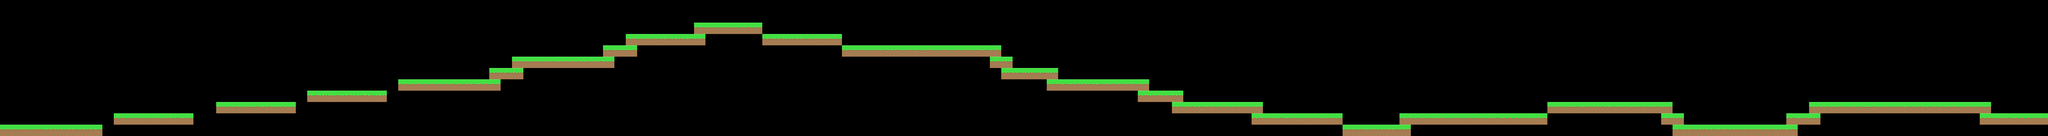

The image is a tile-based game level rendered from a .tmx file. Its description and complete source (layers, tilesets, objects, tile grids) follow:
An orthogonal 180x12 tile map with 128x128 px tiles, 1 tile layer (Tile Layer 1).

<map version="1.2" tiledversion="1.2.5" orientation="orthogonal" renderorder="right-down" width="180" height="12" tilewidth="128" tileheight="128" infinite="0" nextlayerid="2" nextobjectid="1">
 <tileset firstgid="1" source="SpringDirt.tsx" />
 <layer id="1" name="Tile Layer 1" width="180" height="12">
  <data encoding="csv">
0,0,0,0,0,0,0,0,0,0,0,0,0,0,0,0,0,0,0,0,0,0,0,0,0,0,0,0,0,0,0,0,0,0,0,0,0,0,0,0,0,0,0,0,0,0,0,0,0,0,0,0,0,0,0,0,0,0,0,0,0,0,0,0,0,0,0,0,0,0,0,0,0,0,0,0,0,0,0,0,0,0,0,0,0,0,0,0,0,0,0,0,0,0,0,0,0,0,0,0,0,0,0,0,0,0,0,0,0,0,0,0,0,0,0,0,0,0,0,0,0,0,0,0,0,0,0,0,0,0,0,0,0,0,0,0,0,0,0,0,0,0,0,0,0,0,0,0,0,0,0,0,0,0,0,0,0,0,0,0,0,0,0,0,0,0,0,0,0,0,0,0,0,0,0,0,0,0,0,0,
0,0,0,0,0,0,0,0,0,0,0,0,0,0,0,0,0,0,0,0,0,0,0,0,0,0,0,0,0,0,0,0,0,0,0,0,0,0,0,0,0,0,0,0,0,0,0,0,0,0,0,0,0,0,0,0,0,0,0,0,0,0,0,0,0,0,0,0,0,0,0,0,0,0,0,0,0,0,0,0,0,0,0,0,0,0,0,0,0,0,0,0,0,0,0,0,0,0,0,0,0,0,0,0,0,0,0,0,0,0,0,0,0,0,0,0,0,0,0,0,0,0,0,0,0,0,0,0,0,0,0,0,0,0,0,0,0,0,0,0,0,0,0,0,0,0,0,0,0,0,0,0,0,0,0,0,0,0,0,0,0,0,0,0,0,0,0,0,0,0,0,0,0,0,0,0,0,0,0,0,
0,0,0,0,0,0,0,0,0,0,0,0,0,0,0,0,0,0,0,0,0,0,0,0,0,0,0,0,0,0,0,0,0,0,0,0,0,0,0,0,0,0,0,0,0,0,0,0,0,0,0,0,0,0,0,0,0,0,0,0,0,1,1,1,1,1,1,0,0,0,0,0,0,0,0,0,0,0,0,0,0,0,0,0,0,0,0,0,0,0,0,0,0,0,0,0,0,0,0,0,0,0,0,0,0,0,0,0,0,0,0,0,0,0,0,0,0,0,0,0,0,0,0,0,0,0,0,0,0,0,0,0,0,0,0,0,0,0,0,0,0,0,0,0,0,0,0,0,0,0,0,0,0,0,0,0,0,0,0,0,0,0,0,0,0,0,0,0,0,0,0,0,0,0,0,0,0,0,0,0,
0,0,0,0,0,0,0,0,0,0,0,0,0,0,0,0,0,0,0,0,0,0,0,0,0,0,0,0,0,0,0,0,0,0,0,0,0,0,0,0,0,0,0,0,0,0,0,0,0,0,0,0,0,0,0,1,1,1,1,1,1,1,0,0,0,0,0,1,1,1,1,1,1,1,0,0,0,0,0,0,0,0,0,0,0,0,0,0,0,0,0,0,0,0,0,0,0,0,0,0,0,0,0,0,0,0,0,0,0,0,0,0,0,0,0,0,0,0,0,0,0,0,0,0,0,0,0,0,0,0,0,0,0,0,0,0,0,0,0,0,0,0,0,0,0,0,0,0,0,0,0,0,0,0,0,0,0,0,0,0,0,0,0,0,0,0,0,0,0,0,0,0,0,0,0,0,0,0,0,0,
0,0,0,0,0,0,0,0,0,0,0,0,0,0,0,0,0,0,0,0,0,0,0,0,0,0,0,0,0,0,0,0,0,0,0,0,0,0,0,0,0,0,0,0,0,0,0,0,0,0,0,0,0,1,1,1,0,0,0,0,0,0,0,0,0,0,0,0,0,0,0,0,0,0,1,1,1,1,1,1,1,1,1,1,1,1,1,1,0,0,0,0,0,0,0,0,0,0,0,0,0,0,0,0,0,0,0,0,0,0,0,0,0,0,0,0,0,0,0,0,0,0,0,0,0,0,0,0,0,0,0,0,0,0,0,0,0,0,0,0,0,0,0,0,0,0,0,0,0,0,0,0,0,0,0,0,0,0,0,0,0,0,0,0,0,0,0,0,0,0,0,0,0,0,0,0,0,0,0,0,
0,0,0,0,0,0,0,0,0,0,0,0,0,0,0,0,0,0,0,0,0,0,0,0,0,0,0,0,0,0,0,0,0,0,0,0,0,0,0,0,0,0,0,0,0,1,1,1,1,1,1,1,1,1,0,0,0,0,0,0,0,0,0,0,0,0,0,0,0,0,0,0,0,0,0,0,0,0,0,0,0,0,0,0,0,0,0,1,1,0,0,0,0,0,0,0,0,0,0,0,0,0,0,0,0,0,0,0,0,0,0,0,0,0,0,0,0,0,0,0,0,0,0,0,0,0,0,0,0,0,0,0,0,0,0,0,0,0,0,0,0,0,0,0,0,0,0,0,0,0,0,0,0,0,0,0,0,0,0,0,0,0,0,0,0,0,0,0,0,0,0,0,0,0,0,0,0,0,0,0,
0,0,0,0,0,0,0,0,0,0,0,0,0,0,0,0,0,0,0,0,0,0,0,0,0,0,0,0,0,0,0,0,0,0,0,0,0,0,0,0,0,0,0,1,1,1,0,0,0,0,0,0,0,0,0,0,0,0,0,0,0,0,0,0,0,0,0,0,0,0,0,0,0,0,0,0,0,0,0,0,0,0,0,0,0,0,0,0,1,1,1,1,1,0,0,0,0,0,0,0,0,0,0,0,0,0,0,0,0,0,0,0,0,0,0,0,0,0,0,0,0,0,0,0,0,0,0,0,0,0,0,0,0,0,0,0,0,0,0,0,0,0,0,0,0,0,0,0,0,0,0,0,0,0,0,0,0,0,0,0,0,0,0,0,0,0,0,0,0,0,0,0,0,0,0,0,0,0,0,0,
0,0,0,0,0,0,0,0,0,0,0,0,0,0,0,0,0,0,0,0,0,0,0,0,0,0,0,0,0,0,0,0,0,0,0,1,1,1,1,1,1,1,1,1,0,0,0,0,0,0,0,0,0,0,0,0,0,0,0,0,0,0,0,0,0,0,0,0,0,0,0,0,0,0,0,0,0,0,0,0,0,0,0,0,0,0,0,0,0,0,0,0,1,1,1,1,1,1,1,1,1,0,0,0,0,0,0,0,0,0,0,0,0,0,0,0,0,0,0,0,0,0,0,0,0,0,0,0,0,0,0,0,0,0,0,0,0,0,0,0,0,0,0,0,0,0,0,0,0,0,0,0,0,0,0,0,0,0,0,0,0,0,0,0,0,0,0,0,0,0,0,0,0,0,0,0,0,0,0,0,
0,0,0,0,0,0,0,0,0,0,0,0,0,0,0,0,0,0,0,0,0,0,0,0,0,0,0,1,1,1,1,1,1,1,0,0,0,0,0,0,0,0,0,0,0,0,0,0,0,0,0,0,0,0,0,0,0,0,0,0,0,0,0,0,0,0,0,0,0,0,0,0,0,0,0,0,0,0,0,0,0,0,0,0,0,0,0,0,0,0,0,0,0,0,0,0,0,0,0,0,1,1,1,1,0,0,0,0,0,0,0,0,0,0,0,0,0,0,0,0,0,0,0,0,0,0,0,0,0,0,0,0,0,0,0,0,0,0,0,0,0,0,0,0,0,0,0,0,0,0,0,0,0,0,0,0,0,0,0,0,0,0,0,0,0,0,0,0,0,0,0,0,0,0,0,0,0,0,0,0,
0,0,0,0,0,0,0,0,0,0,0,0,0,0,0,0,0,0,0,1,1,1,1,1,1,1,0,0,0,0,0,0,0,0,0,0,0,0,0,0,0,0,0,0,0,0,0,0,0,0,0,0,0,0,0,0,0,0,0,0,0,0,0,0,0,0,0,0,0,0,0,0,0,0,0,0,0,0,0,0,0,0,0,0,0,0,0,0,0,0,0,0,0,0,0,0,0,0,0,0,0,0,0,1,1,1,1,1,1,1,1,0,0,0,0,0,0,0,0,0,0,0,0,0,0,0,0,0,0,0,0,0,0,0,0,0,1,1,1,1,1,1,1,1,1,1,1,0,0,0,0,0,0,0,0,0,0,0,0,1,1,1,1,1,1,1,1,1,1,1,1,1,1,1,1,0,0,0,0,0,
0,0,0,0,0,0,0,0,0,0,1,1,1,1,1,1,1,0,0,0,0,0,0,0,0,0,0,0,0,0,0,0,0,0,0,0,0,0,0,0,0,0,0,0,0,0,0,0,0,0,0,0,0,0,0,0,0,0,0,0,0,0,0,0,0,0,0,0,0,0,0,0,0,0,0,0,0,0,0,0,0,0,0,0,0,0,0,0,0,0,0,0,0,0,0,0,0,0,0,0,0,0,0,0,0,0,0,0,0,0,1,1,1,1,1,1,1,1,0,0,0,0,0,1,1,1,1,1,1,1,1,1,1,1,1,1,0,0,0,0,0,0,0,0,0,0,1,1,0,0,0,0,0,0,0,0,0,1,1,1,0,0,0,0,0,0,0,0,0,0,0,0,0,0,1,1,1,1,1,1,
1,1,1,1,1,1,1,1,1,0,0,0,0,0,0,0,0,0,0,0,0,0,0,0,0,0,0,0,0,0,0,0,0,0,0,0,0,0,0,0,0,0,0,0,0,0,0,0,0,0,0,0,0,0,0,0,0,0,0,0,0,0,0,0,0,0,0,0,0,0,0,0,0,0,0,0,0,0,0,0,0,0,0,0,0,0,0,0,0,0,0,0,0,0,0,0,0,0,0,0,0,0,0,0,0,0,0,0,0,0,0,0,0,0,0,0,0,0,1,1,1,1,1,1,0,0,0,0,0,0,0,0,0,0,0,0,0,0,0,0,0,0,0,0,0,0,0,1,1,1,1,1,1,1,1,1,1,1,0,0,0,0,0,0,0,0,0,0,0,0,0,0,0,0,0,0,0,0,0,0
</data>
 </layer>
</map>
